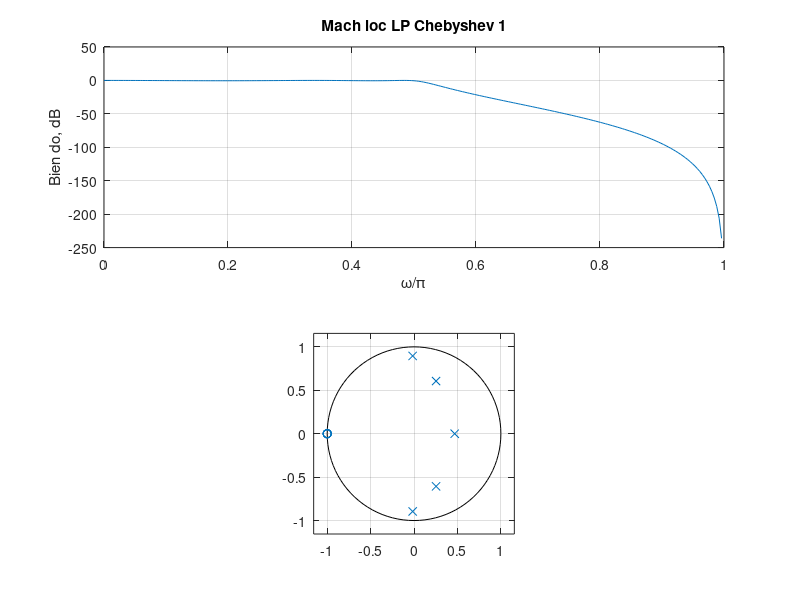

Reproduce this figure in MATLAB.
Wp = 2*1000/4000;
Ws = 2*1500/4000;
Rp = 0.5;
Rs = 40;
[N,Wn] = cheb1ord(Wp,Ws,Rp,Rs);
[b,a] = cheby1(N,0.5,Wp);
[h,omega] = freqz(b,a,256);
y = 20*log10(abs(h));
subplot(211);
plot(omega/pi,y); grid on;
xlabel('\omega/\pi');
ylabel('Bien do, dB');
title('Mach loc LP Chebyshev 1');
subplot(212);
zplane(b,a);
